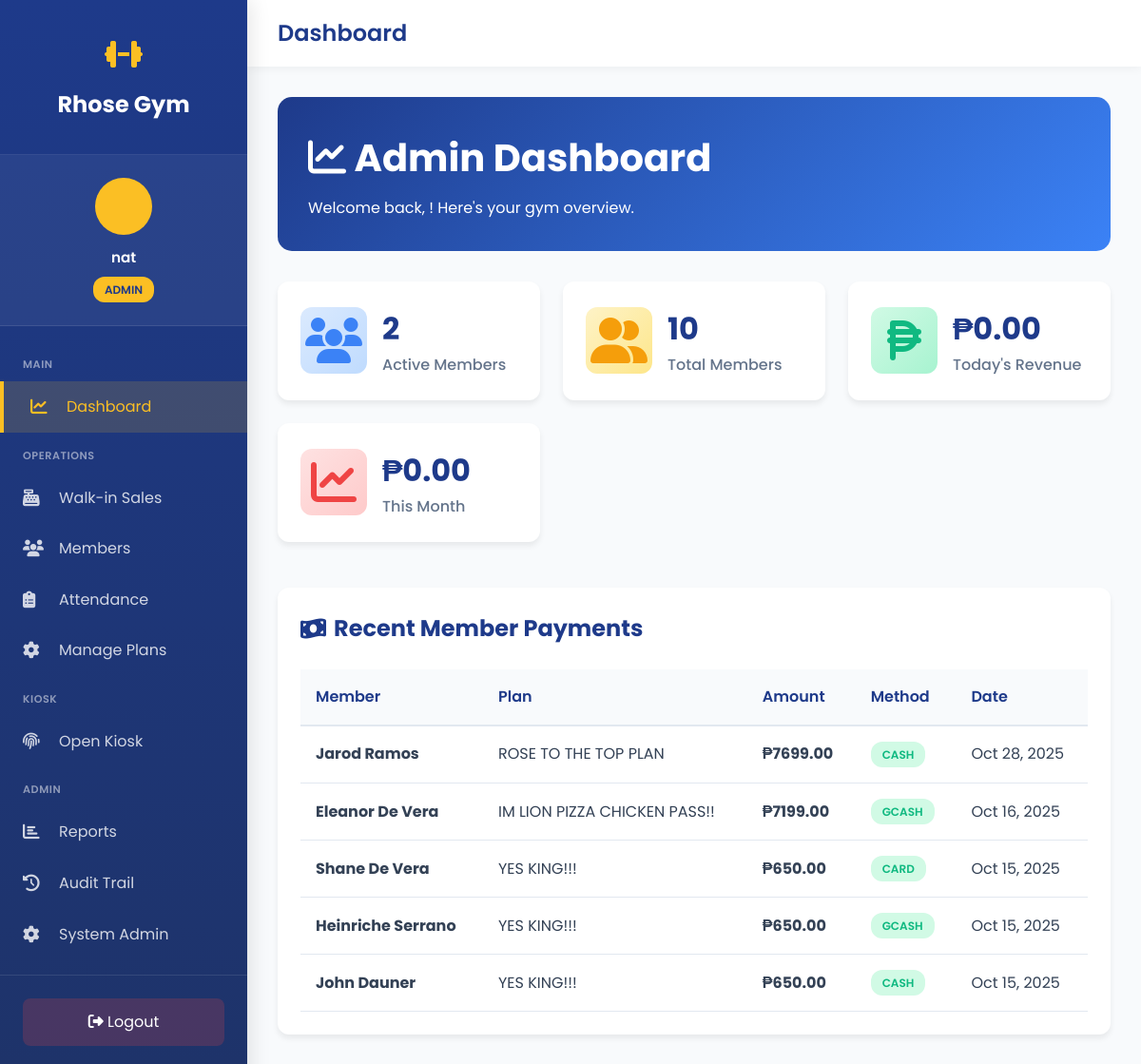
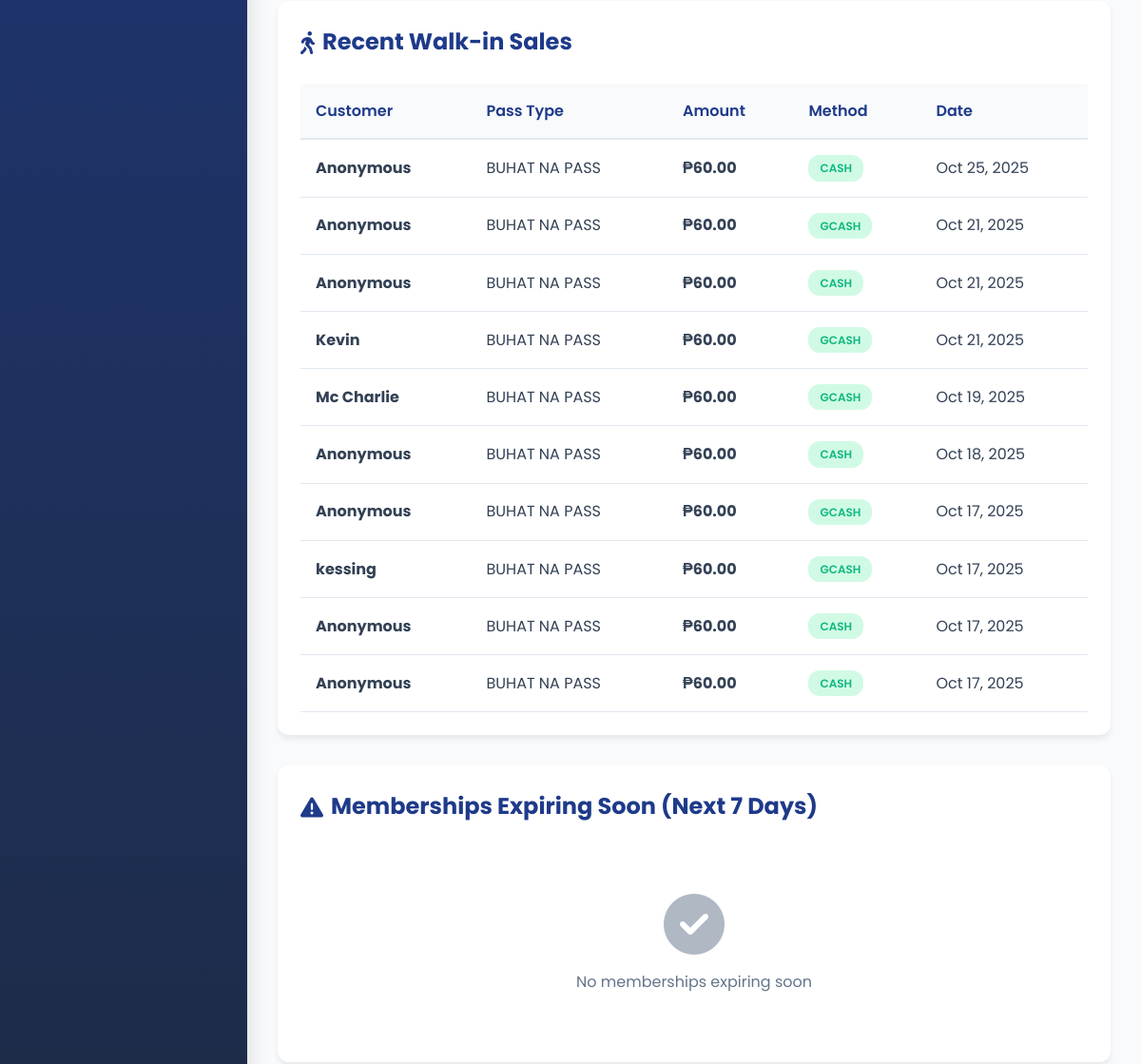
/dashboard/ (signed in, upper part), run on an earlier commit of the app's database (2 pictures, top to bottom).
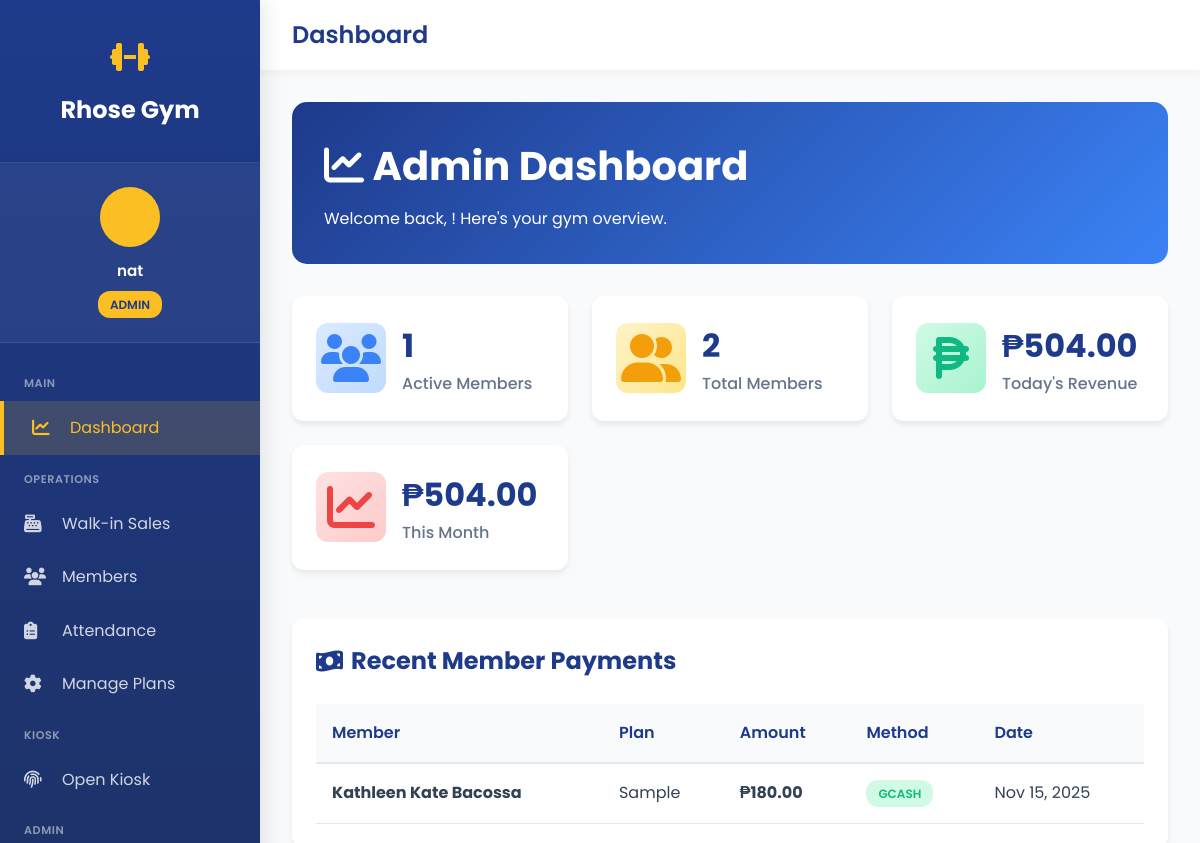
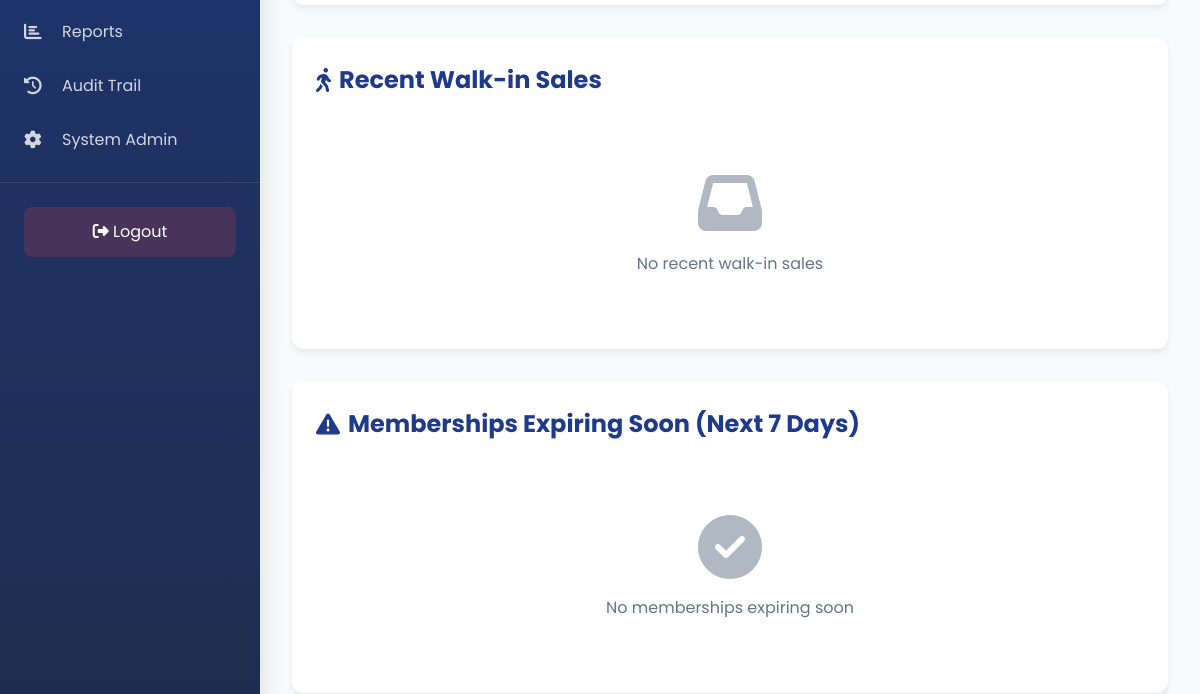
And on a later commit of the database (2 pictures, top to bottom).
### gym_app/models.py (models this page shows, shortened)
class Payment(models.Model):
    PAYMENT_METHOD_CHOICES = [
        ('cash', 'Cash'),
        ('gcash', 'GCash'),
        ('card', 'Card'),
    ]
    user = models.ForeignKey(User, on_delete=models.CASCADE, related_name='payments')
    membership = models.ForeignKey(UserMembership, on_delete=models.CASCADE, related_name='payments')
    amount = models.DecimalField(max_digits=10, decimal_places=2)
    method = models.CharField(max_length=10, choices=PAYMENT_METHOD_CHOICES)
    payment_date = models.DateTimeField(default=timezone.now)
    reference_no = models.CharField(max_length=50, blank=True, null=True)
    notes = models.TextField(blank=True, null=True)
    created_at = models.DateTimeField(auto_now_add=True)
    updated_at = models.DateTimeField(auto_now=True)
    class Meta:
        db_table = 'payments'
        verbose_name = 'Payment'
        verbose_name_plural = 'Payments'
        ordering = ['-payment_date']

class User(AbstractUser):
    ROLE_CHOICES = [
        ('admin', 'Admin'),
        ('staff', 'Staff'),
        ('member', 'Member'),
    ]
    role = models.CharField(max_length=10, choices=ROLE_CHOICES, default='member')
    mobile_no = models.CharField(max_length=20, blank=True, null=True)
    address = models.TextField(blank=True, null=True)
    birthdate = models.DateField(blank=True, null=True)
    age = models.IntegerField(blank=True, null=True)
    kiosk_pin = models.CharField(
        max_length=6,
        blank=True,
        null=True,
        unique=True,
        help_text="6-digit PIN for kiosk check-in/out",
        verbose_name="Kiosk PIN"
    )
    created_at = models.DateTimeField(auto_now_add=True)
    updated_at = models.DateTimeField(auto_now=True)
    class Meta:
        db_table = 'users'
        verbose_name = 'User'
        verbose_name_plural = 'Users'
    def is_admin(self):
        return self.role == 'admin' or self.is_superuser

class UserMembership(models.Model):
    STATUS_CHOICES = [
        ('active', 'Active'),
        ('expired', 'Expired'),
        ('cancelled', 'Cancelled'),
    ]
    user = models.ForeignKey(User, on_delete=models.CASCADE, related_name='memberships')
    plan = models.ForeignKey(MembershipPlan, on_delete=models.PROTECT, related_name='subscriptions')
    start_date = models.DateField()
    end_date = models.DateField()
    status = models.CharField(max_length=10, choices=STATUS_CHOICES, default='active')
    created_at = models.DateTimeField(auto_now_add=True)
    updated_at = models.DateTimeField(auto_now=True)
    class Meta:
        db_table = 'user_memberships'
        verbose_name = 'User Membership'
        verbose_name_plural = 'User Memberships'
        ordering = ['-start_date']

class MembershipPlan(models.Model):
    name = models.CharField(max_length=100)
    duration_days = models.IntegerField(help_text="Duration in days")
    price = models.DecimalField(max_digits=10, decimal_places=2)
    description = models.TextField(blank=True, null=True)
    is_active = models.BooleanField(default=True)
    created_at = models.DateTimeField(auto_now_add=True)
    updated_at = models.DateTimeField(auto_now=True)
    class Meta:
        db_table = 'membership_plans'
        verbose_name = 'Membership Plan'
        verbose_name_plural = 'Membership Plans'
        ordering = ['price']

class WalkInPayment(models.Model):
    PAYMENT_METHOD_CHOICES = [
        ('cash', 'Cash'),
        ('gcash', 'GCash'),
        ('card', 'Card'),
    ]
    pass_type = models.ForeignKey(FlexibleAccess, on_delete=models.PROTECT, related_name='walk_in_sales')
    customer_name = models.CharField(max_length=100, blank=True, null=True)
    mobile_no = models.CharField(max_length=20, blank=True, null=True)
    amount = models.DecimalField(max_digits=10, decimal_places=2)
    method = models.CharField(max_length=10, choices=PAYMENT_METHOD_CHOICES)
    payment_date = models.DateTimeField(default=timezone.now)
    reference_no = models.CharField(max_length=50, blank=True, null=True)
    notes = models.TextField(blank=True, null=True)
    created_at = models.DateTimeField(auto_now_add=True)
    updated_at = models.DateTimeField(auto_now=True)
    class Meta:
        db_table = 'walk_in_payments'
        verbose_name = 'Walk-in Payment'
        verbose_name_plural = 'Walk-in Payments'
        ordering = ['-payment_date']

class FlexibleAccess(models.Model):
    name = models.CharField(max_length=100)
    duration_days = models.IntegerField(help_text="Validity in days")
    price = models.DecimalField(max_digits=10, decimal_places=2)
    description = models.TextField(blank=True, null=True)
    is_active = models.BooleanField(default=True)
    created_at = models.DateTimeField(auto_now_add=True)
    updated_at = models.DateTimeField(auto_now=True)
    class Meta:
        db_table = 'flexible_access'
        verbose_name = 'Flexible Access Pass'
        verbose_name_plural = 'Flexible Access Passes'
        ordering = ['duration_days']

### gym_app/views.py (the view)
# urls.py: path('dashboard/', views.dashboard, name='dashboard'),
@login_required
def dashboard(request):
    user = request.user
    if user.is_admin():
        return admin_dashboard(request)
    elif user.role == 'staff':
        return staff_dashboard(request)
    else:
        return member_dashboard(request)

### templates/gym_app/dashboard_admin.html (shortened to what the changed rows need)
{% extends 'gym_app/base_sidebar.html' %}
{% block content %}
{% load static %}
<link rel="stylesheet" href="{% static 'gym_app/css/pages/dashboard_admin.css' %}">
<div class="dashboard-header">
    <h1><i class="fas fa-chart-line"></i> Admin Dashboard</h1>
</div>
<div class="stats-grid">
    <div class="stat-card">
        <div class="stat-info">
            <h3>{{ active_memberships }}</h3>
            <p>Active Members</p>
        </div>
    </div>
    <div class="stat-card">
        <div class="stat-info">
            <h3>{{ total_members }}</h3>
            <p>Total Members</p>
        </div>
    </div>
    <div class="stat-card">
        <div class="stat-info">
            <h3>₱{{ today_revenue|floatformat:2 }}</h3>
            <p>Today's Revenue</p>
        </div>
    </div>
    <div class="stat-card">
        <div class="stat-info">
            <h3>₱{{ month_revenue|floatformat:2 }}</h3>
            <p>This Month</p>
        </div>
    </div>
</div>
<div class="table-container">
    <h2 class="section-title">
        <i class="fas fa-money-bill-wave"></i>
        Recent Member Payments
    </h2>
    {% if recent_payments %}
    <table>
        <thead>
            <tr>
                <th>Member</th>
                <th>Plan</th>
                <th>Amount</th>
                <th>Method</th>
                <th>Date</th>
            </tr>
        </thead>
        <tbody>
            {% for payment in recent_payments %}
            <tr>
                <td><strong>{{ payment.user.get_full_name }}</strong></td>
                <td>{{ payment.membership.plan.name }}</td>
                <td><strong>₱{{ payment.amount }}</strong></td>
                <td><span class="badge badge-active">{{ payment.method|upper }}</span></td>
                <td>{{ payment.payment_date|date:"M d, Y" }}</td>
            </tr>
            {% endfor %}
        </tbody>
    </table>
    {% else %}
    <div class="empty-state">
        <i class="fas fa-inbox"></i>
        <p>No recent payments</p>
    </div>
    {% endif %}
</div>
<div class="table-container">
    <h2 class="section-title">
        <i class="fas fa-walking"></i>
        Recent Walk-in Sales
    </h2>
    {% if recent_walkins %}
    <table>
        <thead>
            <tr>
                <th>Customer</th>
                <th>Pass Type</th>
                <th>Amount</th>
                <th>Method</th>
                <th>Date</th>
            </tr>
        </thead>
        <tbody>
            {% for walkin in recent_walkins %}
            <tr>
                <td><strong>{{ walkin.customer_name|default:"Anonymous" }}</strong></td>
                <td>{{ walkin.pass_type.name }}</td>
                <td><strong>₱{{ walkin.amount }}</strong></td>
                <td><span class="badge badge-active">{{ walkin.method|upper }}</span></td>
                <td>{{ walkin.payment_date|date:"M d, Y" }}</td>
            </tr>
            {% endfor %}
        </tbody>
    </table>
    {% else %}
    <div class="empty-state">
        <i class="fas fa-inbox"></i>
        <p>No recent walk-in sales</p>
    </div>
    {% endif %}
</div>
<div class="table-container">
    <h2 class="section-title">
        <i class="fas fa-exclamation-triangle"></i>
        Memberships Expiring Soon (Next 7 Days)
    </h2>
</div>
{% endblock %}

What changed in the data, as far as the page shows it:
removed Payment: user.get_full_name "Jarod Ramos", membership.plan.name "ROSE TO THE TOP PLAN", amount "7699.00", method "CASH", payment_date "Oct 28, 2025"
removed Payment: user.get_full_name "Eleanor De Vera", membership.plan.name "IM LION PIZZA CHICKEN PASS!!", amount "7199.00", method "GCASH", payment_date "Oct 16, 2025"
removed Payment: user.get_full_name "Shane De Vera", membership.plan.name "YES KING!!!", amount "650.00", method "CARD", payment_date "Oct 15, 2025"
removed Payment: user.get_full_name "Heinriche Serrano", membership.plan.name "YES KING!!!", amount "650.00", method "GCASH", payment_date "Oct 15, 2025"
removed Payment: user.get_full_name "John Dauner", membership.plan.name "YES KING!!!", amount "650.00", method "CASH", payment_date "Oct 15, 2025"
removed WalkInPayment: customer_name "Anonymous", pass_type.name "BUHAT NA PASS", amount "60.00", method "CASH", payment_date "Oct 25, 2025"
removed WalkInPayment: customer_name "Anonymous", pass_type.name "BUHAT NA PASS", amount "60.00", method "GCASH", payment_date "Oct 21, 2025"
removed WalkInPayment: customer_name "Anonymous", pass_type.name "BUHAT NA PASS", amount "60.00", method "CASH", payment_date "Oct 21, 2025"
removed WalkInPayment: customer_name "Kevin", pass_type.name "BUHAT NA PASS", amount "60.00", method "GCASH", payment_date "Oct 21, 2025"
removed WalkInPayment: customer_name "Mc Charlie", pass_type.name "BUHAT NA PASS", amount "60.00", method "GCASH", payment_date "Oct 19, 2025"
removed WalkInPayment: customer_name "Anonymous", pass_type.name "BUHAT NA PASS", amount "60.00", method "CASH", payment_date "Oct 18, 2025"
removed WalkInPayment: customer_name "Anonymous", pass_type.name "BUHAT NA PASS", amount "60.00", method "GCASH", payment_date "Oct 17, 2025"
removed WalkInPayment: customer_name "kessing", pass_type.name "BUHAT NA PASS", amount "60.00", method "GCASH", payment_date "Oct 17, 2025"
removed WalkInPayment: customer_name "Anonymous", pass_type.name "BUHAT NA PASS", amount "60.00", method "CASH", payment_date "Oct 17, 2025"
removed WalkInPayment: customer_name "Anonymous", pass_type.name "BUHAT NA PASS", amount "60.00", method "CASH", payment_date "Oct 17, 2025"
added Payment: user.get_full_name "Kathleen Kate Bacossa", membership.plan.name "Sample", amount "180.00", method "GCASH", payment_date "Nov 15, 2025"
Also different on the page:
{{ active_memberships }}: "2" → "1"
{{ total_members }}: "10" → "2"
{{ today_revenue|floatformat:2 }}: "0.00" → "504.00"
{{ month_revenue|floatformat:2 }}: "0.00" → "504.00"
text no longer shown: "Customer Pass Type Amount Method Date"
text now shown: "No recent walk-in sales"
